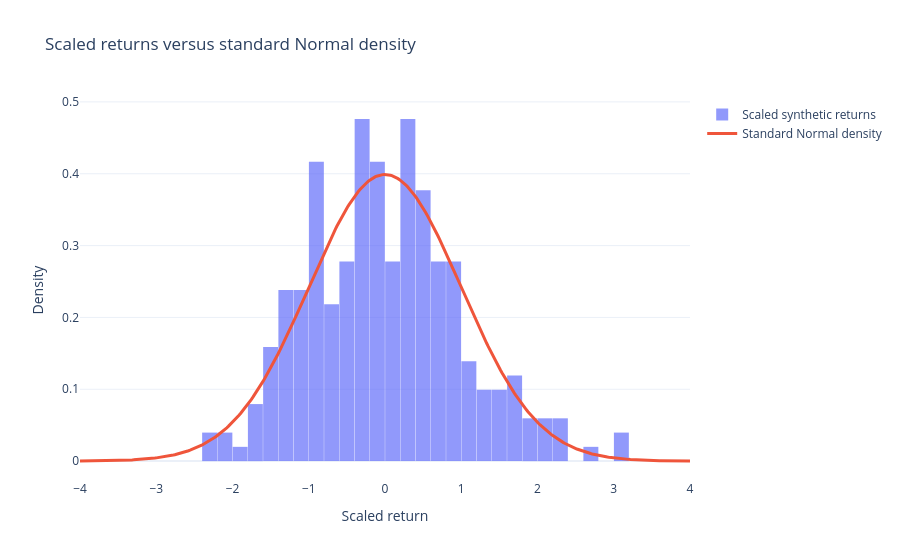

The cell this chart's notebook holds for it:
### Markdown cell above
## 4. Return Distributions

A simple model writes returns as a normally distributed random variable:

$$
R_i = \mu\delta t + \sigma\phi_i\sqrt{\delta t}, \qquad \phi_i \sim N(0,1).
$$

Standardising returns makes them comparable with the standard Normal distribution.

### Code cell
plot_scaled_returns(returns)

### Figure 1 — Plotly figure (JSON) as saved in the notebook; plotly's stock layout.template omitted (floating-point values rounded to 4 significant figures; data arrays with more than 128 entries replaced by an {"elided": "..."} marker saying what was removed)
{"data": [{"histnorm": "probability density", "name": "Scaled synthetic returns", "nbinsx": 35, "opacity": 0.7, "type": "histogram", "x": {"elided": "252 float values"}}, {"line": {"width": 3}, "mode": "lines", "name": "Standard Normal density", "type": "scatter", "x": {"elided": "400 float values"}, "y": {"elided": "400 float values"}}], "layout": {"bargap": 0.02, "title": {"text": "Scaled returns versus standard Normal density"}, "xaxis": {"title": {"text": "Scaled return"}}, "yaxis": {"title": {"text": "Density"}}}}
